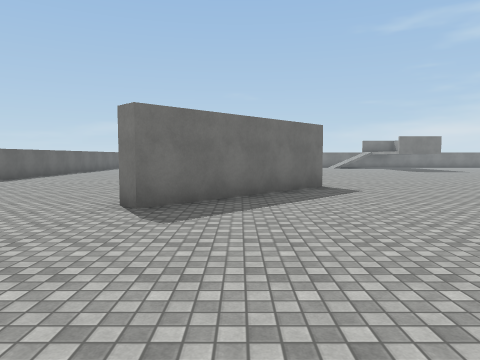
View 1 (above)

24 first-person views from a walk through a Unity game level. The camera is 1.5 m above the floor, tilts 4° down and sees 70° across. The floor is counted in squares, 2 m on a side. Each view is taken from the middle of a square. On the plan, view 1 faces up. The plan holds only what a view shows up to about 11 squares ahead; the rest is blank. Surface patterns are stand-ins for the level's own textures.

View 2
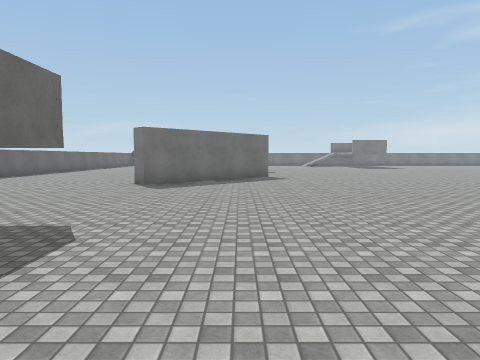

View 3
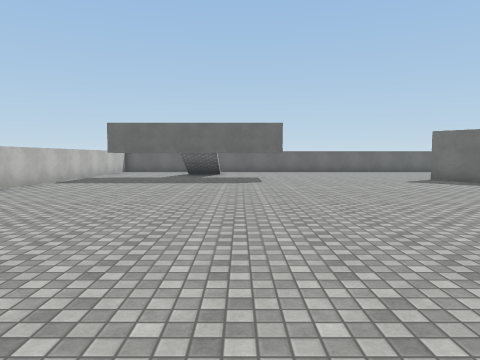

View 4
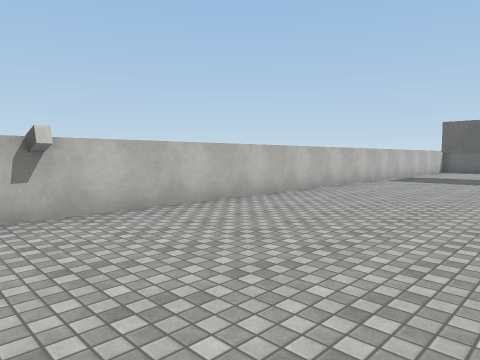

View 5
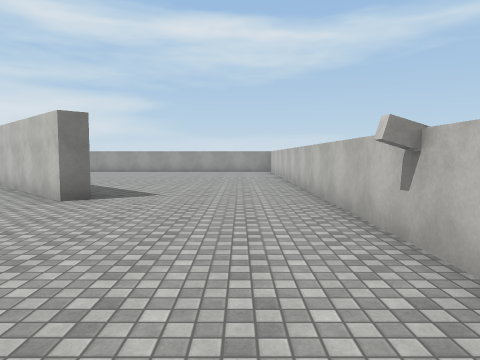

View 6
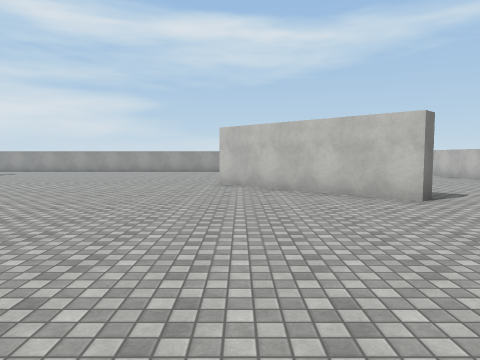

View 7
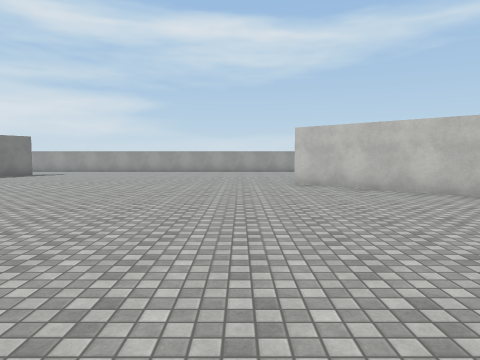

View 8
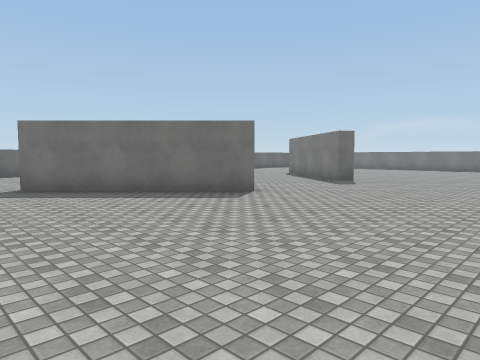

View 9
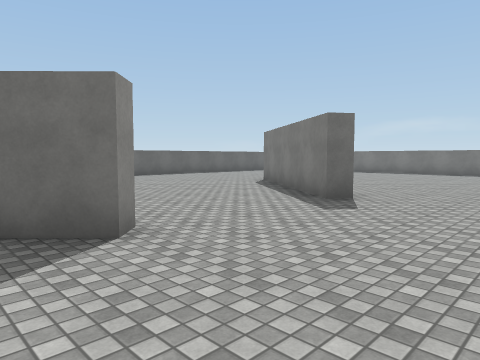

View 10
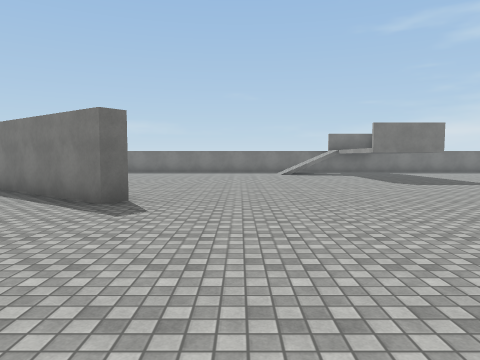

View 11
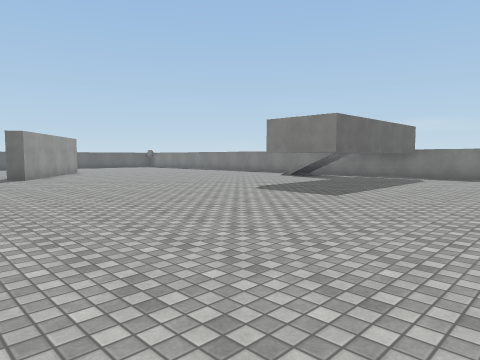

View 12
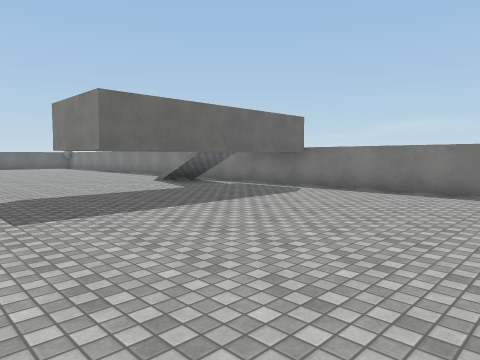

View 13
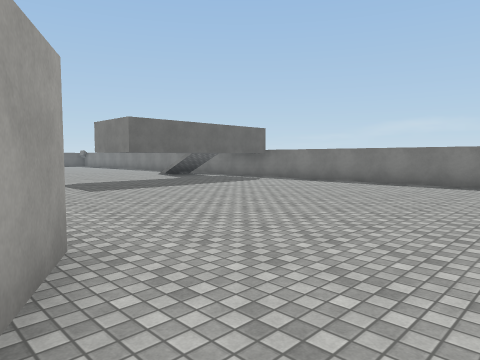

View 14
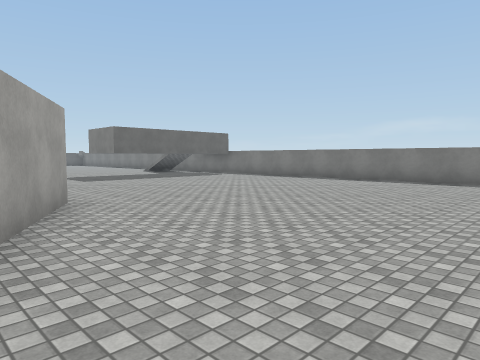

View 15
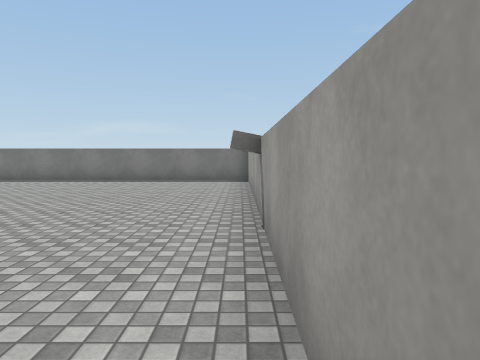

View 16
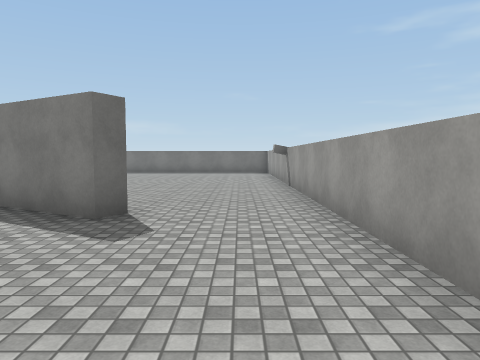

View 17
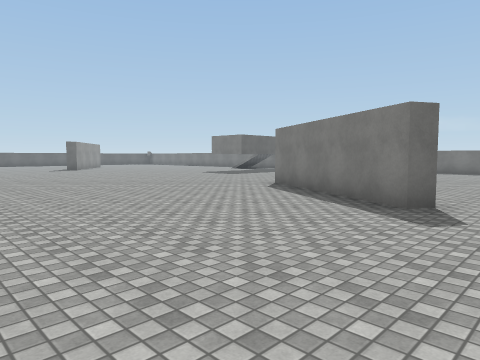

View 18
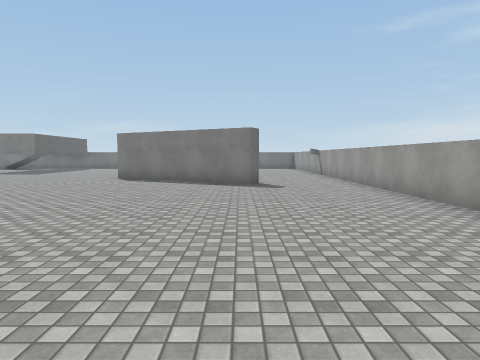

View 19
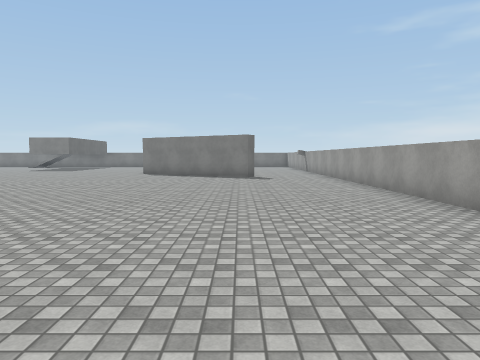

View 20
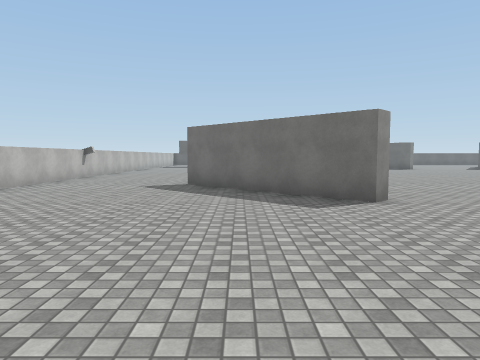

View 21
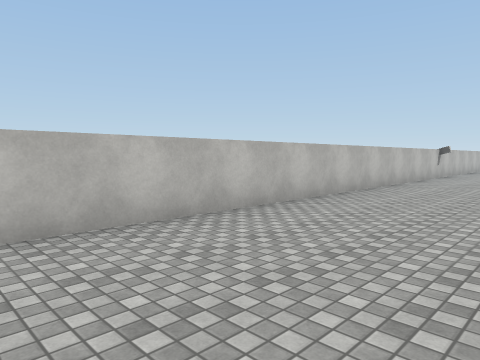

View 22
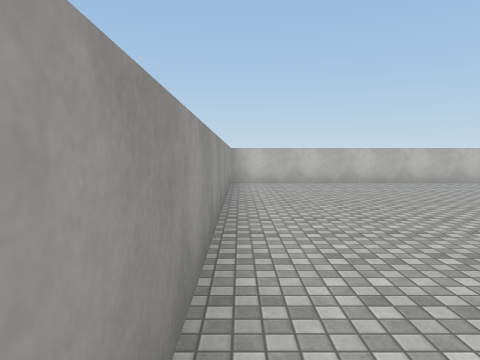

View 23
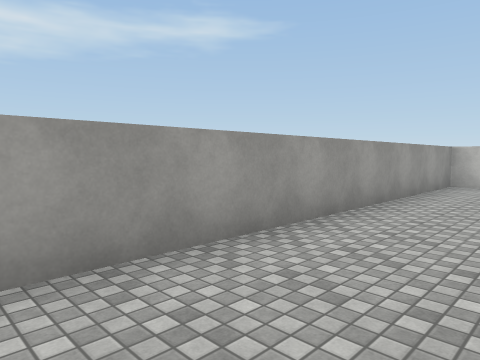

View 24
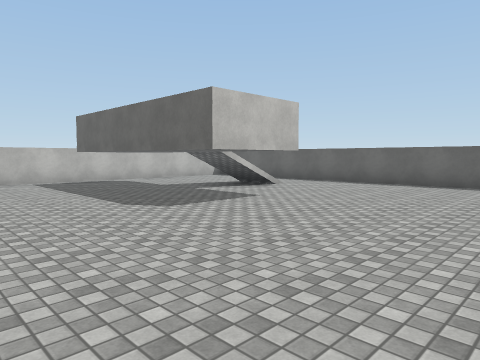

### Floor plan
Key: @ floor where view 1 was taken; # wall or solid block; x gap in a wall; . main floor; : floor 2 m higher than the main floor; / step, stairs or slope; = window, fence, low wall or low ledge; O other object.
Columns run from 8 left of view 1 to 23 right of it. Each row starts with its distance up from view 1.
 23                #x=#############
 22                ///=............
 21               //  =............#
 20              .../ =............#
 19           ....../ =............#
 18          ......./ =............#
 17          ....... =#............#
 16          .....................O#
 15       ## ......................#
 14      ..##......................#
 13     ....###............###.....#
 12    ......................##....#
 11 #.........................##...#
 10  ....  .........  .............#
  9   ....   ......  ..............#
  8   ....   ##....  ..............#
  7   ..... ##.......  ............#
  6   .....##........ .............#
  5    ....#.......................#
  4    ............................#
  3   .............................#
  2 #..............................#
  1 #......................#.......#
  0 #....== @.............##.......#
 -1 #....: =.............##........#
 -2 #..//: =............##.........#
 -3    //  =.......................#
 -4    ..: =.......................#
 -5     .==........................#
 -6      ..........................#
 -7      ###########################

Positions as (right, up) in squares from view 1, and headings:
1: (0, 0), facing up
2: (1, -4), facing up
3: (9, -1), facing left
4: (10, -2), facing down-left
5: (6, -5), facing right
6: (6, 1), facing right
7: (6, 3), facing right
8: (7, 3), facing up-left
9: (5, 7), facing up-left
10: (4, 7), facing up
11: (14, 10), facing up-left
12: (15, 15), facing up-left
13: (18, 13), facing up-left
14: (21, 12), facing up-left
15: (22, 12), facing up
16: (21, 7), facing up
17: (21, 6), facing up-left
18: (19, 2), facing up
19: (19, -1), facing up
20: (21, -1), facing left
21: (22, -3), facing down-left
22: (22, 3), facing down
23: (20, 3), facing down-right
24: (2, 4), facing down-left
